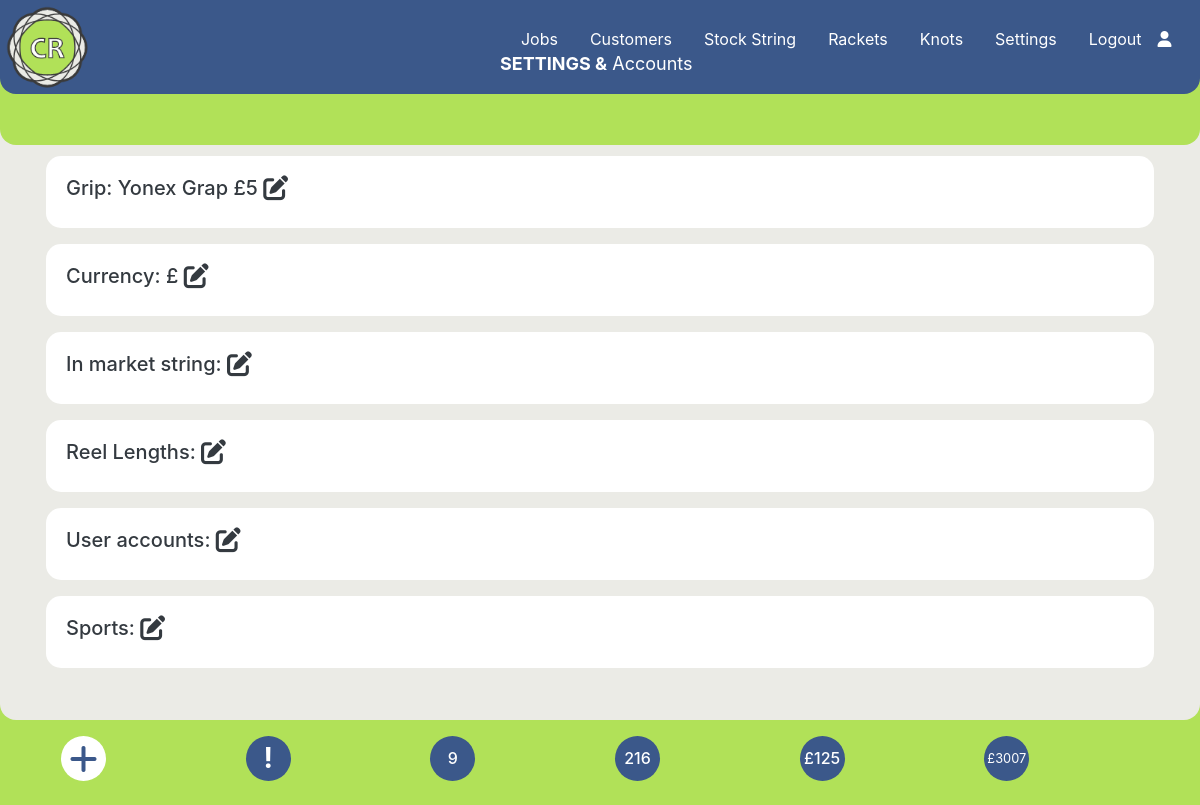
Page /settings.php (signed in) on the committed database.
### tables this page shows
CREATE TABLE `grip` (
  `gripid` int(11) NOT NULL,
  `Price` varchar(6) NOT NULL,
  `type` varchar(40) NOT NULL
);

CREATE TABLE `settings` (
  `id` int(5) NOT NULL,
  `description` varchar(20) NOT NULL,
  `value` varchar(5) NOT NULL
);

### settings.php (the view, shortened to what this page needs)
<?php require_once('./Connections/wcba.php');
require_once('./menu.php');
$current_month_text = date("F");
$current_month_numeric = date("m");
$current_year = date("Y");
$query_Recordset6 = "SELECT * FROM stringjobs WHERE collection_date LIKE '___" . $current_month_numeric . "/" . $current_year . "%'ORDER BY job_id ASC;";
$Recordset6 = mysqli_query($conn, $query_Recordset6) or die(mysqli_error($conn));
$totalRows_Recordset6 = mysqli_num_rows($Recordset6);
$query_Recordset7 = "SELECT * FROM stringjobs ORDER BY job_id ASC;";
$Recordset7 = mysqli_query($conn, $query_Recordset7) or die(mysqli_error($conn));
$totalRows_Recordset7 = mysqli_num_rows($Recordset7);
$query_Recordset8 = "SELECT SUM(price) as SUM from stringjobs;";
$Recordset8 = mysqli_query($conn, $query_Recordset8) or die(mysqli_error($conn));
$row_Recordset8 = mysqli_fetch_assoc($Recordset8);
$sum = $row_Recordset8['SUM'];
$query_Recordset9 = "SELECT SUM(price) as SUM from stringjobs WHERE paid != '1';";
$Recordset9 = mysqli_query($conn, $query_Recordset9) or die(mysqli_error($conn));
$row_Recordset9 = mysqli_fetch_assoc($Recordset9);
$sum_owed = $row_Recordset9['SUM'];
$sql = "SELECT * FROM grip";
$Recordset2 = mysqli_query($conn, $sql) or die(mysqli_error($conn));
$row_Recordset2 = mysqli_fetch_assoc($Recordset2);
?>
<!DOCTYPE html>
<html lang="en">
<head>
  <link rel="stylesheet" href="https://cdnjs.cloudflare.com/ajax/libs/font-awesome/6.4.2/css/all.min.css">
  <link rel="stylesheet" href="https://stackpath.bootstrapcdn.com/bootstrap/4.3.1/css/bootstrap.min.css">
  <link rel="stylesheet" href="https://cdnjs.cloudflare.com/ajax/libs/bootstrap-datepicker/1.9.0/css/bootstrap-datepicker3.min.css">
  <link rel="stylesheet" href="./css/style.css">
  <link rel="stylesheet" type="text/css" href="https://cdn.datatables.net/1.13.6/css/dataTables.bootstrap4.min.css" />
</head>
<body data-spy="scroll" data-target="#main-nav">
  <?php
  echo $main_menus;
  ?>
  <div>
    <div class="home-section diva">
      <p class="fxdtext"><strong>SETTINGS &</strong> Accounts</p>
      <div class="container mt-3 px-3 firstparavp">
        <div class="card cardvp">
          <div class="card-body">
            <h5 class="text-dark">Grip: <?php echo $row_Recordset2['type']; ?>
              <?php echo $currency . $row_Recordset2['Price']; ?>
              <i class="text-dark fa-solid fa-pen-to-square fa-lg" data-toggle="modal" data-target="#gripModal"></i>
            </h5>
          </div>
        </div>
      </div>
      <div class="container mt-3 px-3 ">
        <div class="card cardvp">
          <div class="card-body">
            <h5 class="text-dark">Currency: <?php echo $currency; ?>
              <i class="text-dark fa-solid fa-pen-to-square fa-lg" data-toggle="modal" data-target="#currencyModal"></i>
            </h5>
          </div>
        </div>
      </div>
      <div class="container mt-3 px-3 ">
        <div class="card cardvp">
          <div class="card-body">
            <h5 class="text-dark">In market string:
              <a class="text-dark fa-solid fa-pen-to-square fa-lg" href="./string-im.php"></a>
            </h5>
          </div>
        </div>
      </div>
      <div class="container mt-3 px-3 ">
        <div class="card cardvp">
          <div class="card-body">
            <h5 class="text-dark">Reel Lengths:
              <a class="text-dark fa-solid fa-pen-to-square fa-lg" href="./reel-lengths.php"></a>
            </h5>
          </div>
        </div>
      </div>
      <div class="container mt-3 px-3 ">
        <div class="card cardvp">
          <div class="card-body">
            <h5 class="text-dark">User accounts:
              <a class="text-dark fa-solid fa-pen-to-square fa-lg" href="./site-users.php"></a>
            </h5>
          </div>
        </div>
      </div>
      <div class="container mt-3 px-3 ">
        <div class="card cardvp">
          <div class="card-body">
            <h5 class="text-dark">Sports:
              <a class="text-dark fa-solid fa-pen-to-square fa-lg" href="./sports.php"></a>
            </h5>
          </div>
        </div>
      </div>
    </div>
  </div>
  <div class="container center">
    <div class="p-3 row">
      <div class="col-2">
        <a href="#" type="button" class="dot fa-solid fa-plus fa-2x" data-toggle="modal" data-target="#AddUser"></a>
      </div>
      <?php if (!empty($_SESSION['message'])) { ?>
        <div class="col-2">
          <h3 class="blinking" title="Warning Messages" data-toggle="modal" data-target="#warningModal"><strong>!</strong></h3>
        </div>
      <?php } else { ?>
        <div class="col-2">
          <h3 class="dotb" title="Warning Messages"><strong>!</strong></h3>
        </div>
      <?php } ?>
      <div class="col-2">
        <h3 class="dotbt h6 " title="Restrings for <?php echo $current_month_text; ?>"><?php echo $totalRows_Recordset6 ?></h3>
      </div>
      <div class="col-2">
        <a href="#" class="dotbt h6" title="Total restrings"><?php echo $totalRows_Recordset7 ?></a>
      </div>
      <div class="col-2">
        <a href="./jobs-unpaid.php" class="dotbt h6" title="Amount Owed"><?php echo "$currency" . $sum_owed ?></a>
      </div>
      <div class="col-2">
        <a href="#" class="dotbtt h7" title="Total Income"><small><?php echo "$currency" . $sum ?></small></a>
      </div>
    </div>
  </div>
</body>
</html>

### css/style.css (style rules this page uses)
body { background: #b1e158; color: #fff; z-index: 0; }
.fxdtext { position: fixed; top: 50px; left: 200px; font-weight: normal; font-size: 18px; color: #ffffff; z-index: 500; }
@media screen and (max-width: 2500px) { .fxdtext { left: 500px; } }
.center { margin-left: auto; margin-right: auto; }
.home-section { background: #ebebe6; width: 100%; height: 670px; border-bottom-left-radius: 1rem; border-bottom-right-radius: 1rem; z-index: 1; }
@media screen and (max-width: 2500px) { .home-section { height: 720px; } }
a, a:hover, a:focus { color: inherit; text-decoration: none; transition: all 0.3s; }
.dot { height: 45px; width: 45px; background-color: #ffffff; border-radius: 50%; display: inline-block; color: #3b588a; display: flex; align-items: center; justify-content: center; }
.dotb { height: 45px; width: 45px; background-color: #3b588a; color: #ffffff; border-radius: 50%; display: inline-block; display: flex; align-items: center; justify-content: center; }
.dotbt { height: 45px; width: 45px; background-color: #3b588a; color: #ffffff; border-radius: 50%; display: inline-block; display: flex; align-items: center; justify-content: center; }
.dotbtt { height: 45px; width: 45px; background-color: #3b588a; color: #ffffff; border-radius: 50%; display: inline-block; display: flex; align-items: center; justify-content: center; }
.firstparavp { padding-top: 140px; z-index: 10; }
.nav-item { margin-left: 0rem; }
.nav-link { font-size: 16px; font-weight: 400; color: #ffffff; }
.cardvp { border-radius: 15px; border-style: solid; border-width: 0px; border-color: transparent; }
.diva { overflow-x: hidden; }

### rows in the picture
grip: type "Yonex Grap", Price "5"
settings: value "£"

### other values in the picture
$_SESSION['loginmenu'] "Logout"
$totalRows_Recordset6 "9"
$totalRows_Recordset7 "216"
$sum_owed "125"
$sum "3007"
